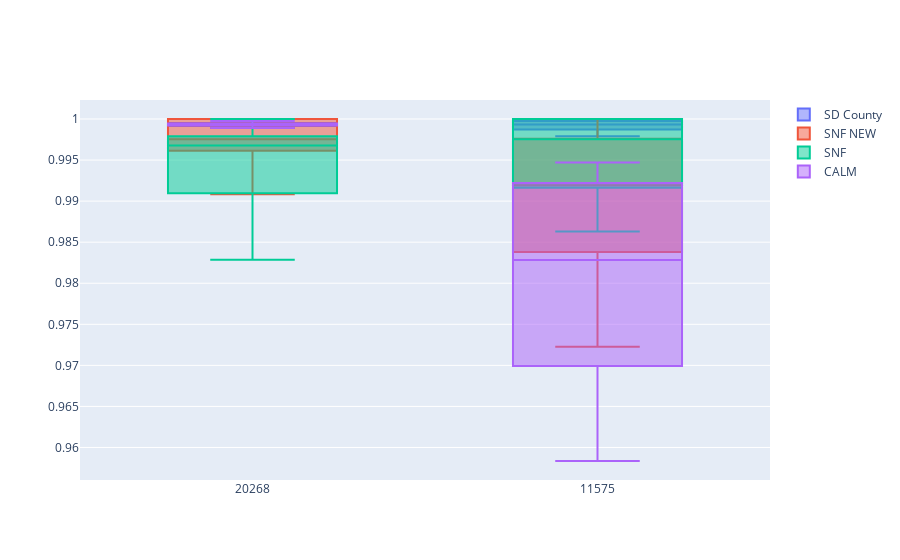

Notebook source saved alongside this figure:
### Code cell
poi = [11575, 20268]

fig = generate_pos_boxplots(variants_df, poi)
fig.show()
